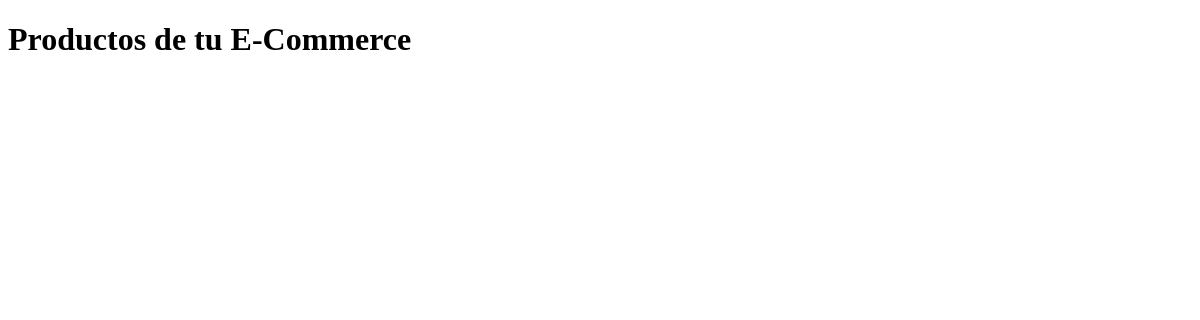
/quieroVender/list, run on an earlier commit of the app's database.
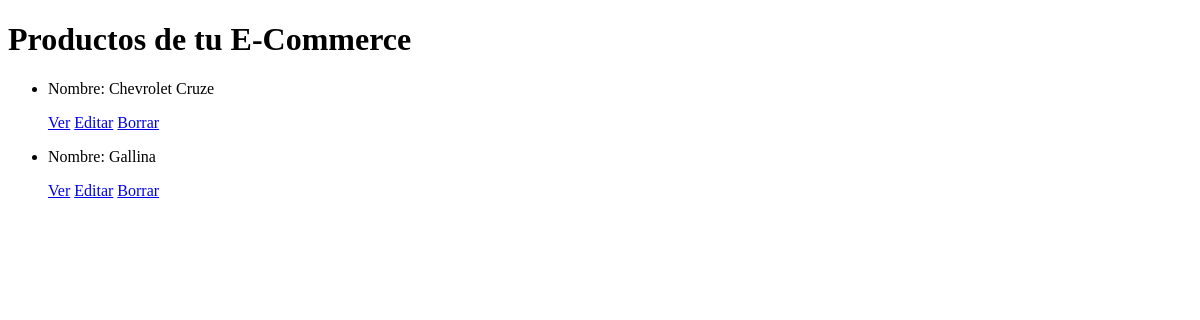
And on a later commit of the database.
### MiApp/models.py (models this page shows, shortened)
class Producto(models.Model):
    tipo = models.CharField(max_length=40, choices=productoOpcion, default='Opcion')
    nombre = models.CharField(max_length=40)
    marca = models.CharField(max_length=40)
    imagen = models.ImageField(null=False, blank=False, upload_to="imagenes/")
    descripcion = models.TextField(max_length=200)
    precio = models.DecimalField(max_digits=15,decimal_places=6,default=0.0)
    activo = models.BooleanField(default=True)

### MiApp/views.py (the view)
# urls.py: path('quieroVender/list', views.ProductoList.as_view(), name='List'),
class ProductoList(ListView):
    model = Producto
    template_name = 'MiApp/producto_list.html'

### MiApp/templates/MiApp/producto_list.html (shortened to what this page needs)
<!DOCTYPE html>
<html lang="en">
<head>
</head>
<body>
    <h1>Productos de tu E-Commerce</h1>
    <ul>
        {% for producto in object_list %}
            <li>
                <p>Nombre: {{producto.nombre}}</p>
                <p>
                    <a href="{% url 'Detail' producto.id %}">Ver</a>
                    <a href="{% url 'Edit' producto.id %}">Editar</a>
                    <a href="{% url 'Delete' producto.id %}">Borrar</a>
                </p>
            </li>
        {% endfor %}
    </ul>
</body>
</html>

What changed in the data, as far as the page shows it:
added Producto: nombre "Chevrolet Cruze"
added Producto: nombre "Gallina"
